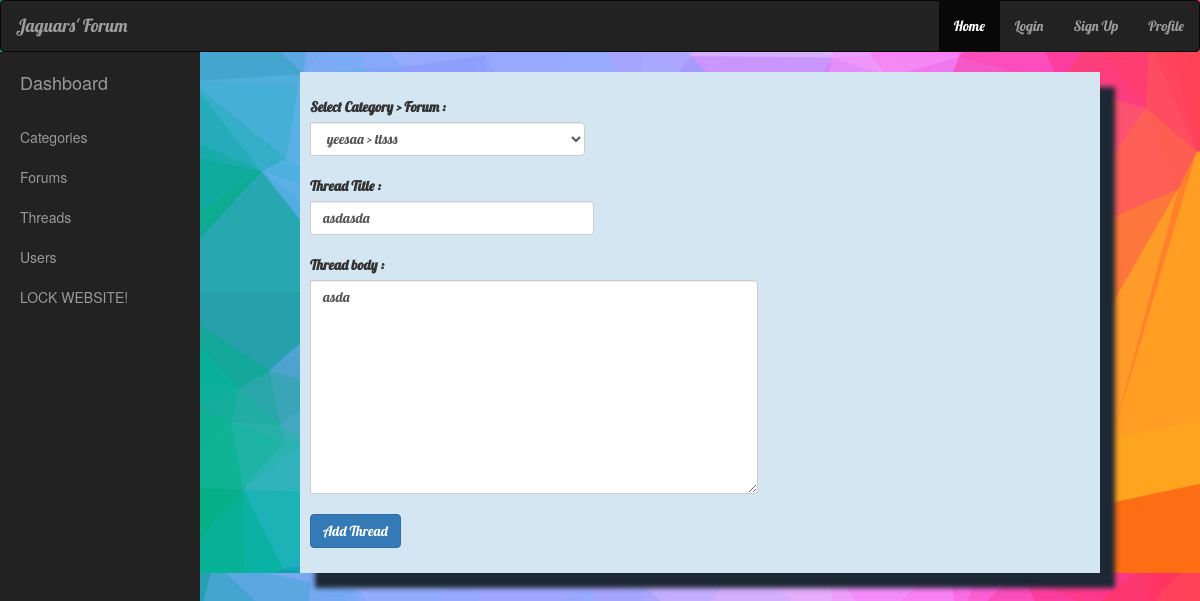
Page /admin/edit_thread.php?edit_id=9 on the committed database.
### tables this page shows
CREATE TABLE `thread` (
  `id` int(11) NOT NULL,
  `title` text NOT NULL,
  `description` text NOT NULL,
  `locked` int(11) NOT NULL DEFAULT '0',
  `forum_id` int(11) NOT NULL,
  `user_id` int(11) NOT NULL,
  `sticky` int(11) NOT NULL DEFAULT '0',
  `created_at` timestamp NOT NULL DEFAULT CURRENT_TIMESTAMP,
  `last_update` timestamp NULL DEFAULT NULL ON UPDATE CURRENT_TIMESTAMP,
  `edit_by` text
);

CREATE TABLE `forum` (
  `id` int(11) NOT NULL,
  `name` varchar(20) NOT NULL,
  `locked` int(11) NOT NULL DEFAULT '0',
  `category_id` int(11) NOT NULL,
  `created_at` timestamp NOT NULL DEFAULT CURRENT_TIMESTAMP,
  `last_update` timestamp NULL DEFAULT NULL ON UPDATE CURRENT_TIMESTAMP
);

CREATE TABLE `category` (
  `id` int(11) NOT NULL,
  `name` varchar(20) NOT NULL,
  `created_at` timestamp NOT NULL DEFAULT CURRENT_TIMESTAMP,
  `last_update` timestamp NULL DEFAULT NULL ON UPDATE CURRENT_TIMESTAMP
);

### model/DBManager.php (called while the page is built, shortened)
<?php
class DBManager{
	public 	$db ;
	function __construct(){
		$this->dsn = 'mysql:host='.HOST.';dbname='.DB_NAME;
		$this->db = new PDO($this->dsn,DB_USERNAME,DB_PASSWORD);
		$this->db->setAttribute(PDO::ATTR_ERRMODE, PDO::ERRMODE_EXCEPTION);
	}
	function getAll($table){
		$statement = $this->db->prepare("SELECT * FROM ".$table." ORDER BY created_at desc") ;
		$result = $statement->execute();
		if($result){
			$output = array() ;
			while($element = $statement->fetch(PDO::FETCH_ASSOC)){
				$output[] = $element;
			}
			return $output;
		}else{
			return false ;
		}
	}
}
$db = new DBManager() ;
?>

### model/DBHandelle.php (called while the page is built, shortened)
<?php
class DBHandeller {
    public  $db ;
    public $table;
    function __construct(){
            $this->dsn = 'mysql:host='.HOST.';dbname='.DB_NAME;
            $this->db = new PDO($this->dsn,DB_USERNAME,DB_PASSWORD);
            $this->db->setAttribute(PDO::ATTR_ERRMODE, PDO::ERRMODE_EXCEPTION);
    }
    function getOneRow($field,$id){
        $query1 = "SELECT * FROM  $this->table where $field=:id";
        $prep1 = $this->db->prepare($query1);
        $prep1->execute([':id'=>$id]);
        $post = $prep1->fetch(PDO::FETCH_ASSOC);
        return $post;
    }
}

### model/CategoryHandeller.php (called while the page is built, shortened)
<?php
class CategoryHandeller extends DBHandeller {
    function getTree($category_id){
        $query1 = "select category.id ,category.name , forum.id as forum_id , forum.name as forum_name , count(thread.id)as threadsNum from "
                . "category inner join forum on category.id=forum.category_id and category.id=:id left outer join"
                . "  thread on forum.id=thread.forum_id group by forum.id";
        $prep1 = $this->db->prepare($query1);
        $prep1->execute([":id"=>$category_id]);
        $result = $prep1->fetchAll(PDO::FETCH_ASSOC);
        return $result;
    }
}

### admin/edit_thread.php (the view, shortened to what this page needs)
<?php
require_once '../init.php';
if(isset($_GET['edit_id'])){
$threadID = $_GET['edit_id'] ;
$threadHandler = new ThreadHandeller($threadID);
$thread = $threadHandler->getOneRow('id',$threadID);
}
$categoryHandeller = new CategoryHandeller() ;
$categories = $db->getAll('category') ;
?>
<!DOCTYPE html>
<html>
<head>
	<link rel="stylesheet" type="text/css" href="../assets/css/bootstrap.min.css">
	<link rel="stylesheet" type="text/css" href="../assets/css/style.css">
	<link rel="stylesheet" type="text/css" href="admin.css">
</head>
<body class='back'>
<?php include('../header.php') ; ?>
<?php include('sidebar.php') ; ?>
	<div class="col-xs-8 cont" style="padding:25px;">
		<div class="row">
			<form method='post' >
				<div class="input-group">
					<label for="forum">Select Category > Forum :</label>
					<select class="form-control" id="forum" name="thread_forum">
						<?php
						foreach ($categories as $category) {
							$categoryForums = $categoryHandeller->getTree($category['id']);
							foreach ($categoryForums as $forum) {
								echo "<option value='".$forum['forum_id']."'";
									if($forum['forum_id'] == $thread['forum_id'])
										echo "selected";
								echo " >".$category['name']." > ".$forum['forum_name']."</option>";
							}
						}
						?>
					</select>
				</div><br>
				<div class="input-group">
					<label for="thread_title">Thread Title : </label>
					<input type="text" name="thread_title" class="form-control" id="thread_title" aria-describedby="basic-addon3" value="<?php echo isset($thread) ? $thread['title'] : "" ; ?>" required >
				</div>
				<br>
				<div class="input-group">
					<label for="thread_description">Thread body : </label>
					<textarea name="thread_description" rows=10 cols=40 class="form-control" id="thread_description" aria-describedby="basic-addon3" required><?php echo isset($thread) ? $thread['description'] : "" ;?></textarea>
				</div>
				<br>
				<div class="input-group">
					<input type="submit" name="add_thread" class="btn btn-primary" value="Add Thread">
				</div>
			</form>
		</div>
	</div>
</body>
</html>

### assets/css/style.css (style rules this page uses)
.cont { background: #D4E6F1; box-shadow: 15px 15px 5px #1C2833; font-family: 'Lobster'; font-size: 22; padding-bottom: 5%; }
.back { background-image: url('../img/d.png'); background-size: 100% 100%; }

### admin/admin.css (style rules this page uses)
form { display:inline; }

### rows in the picture
thread: thread_forum "yeesaa > ttsss", thread_title "asdasda", thread_description "asda"
